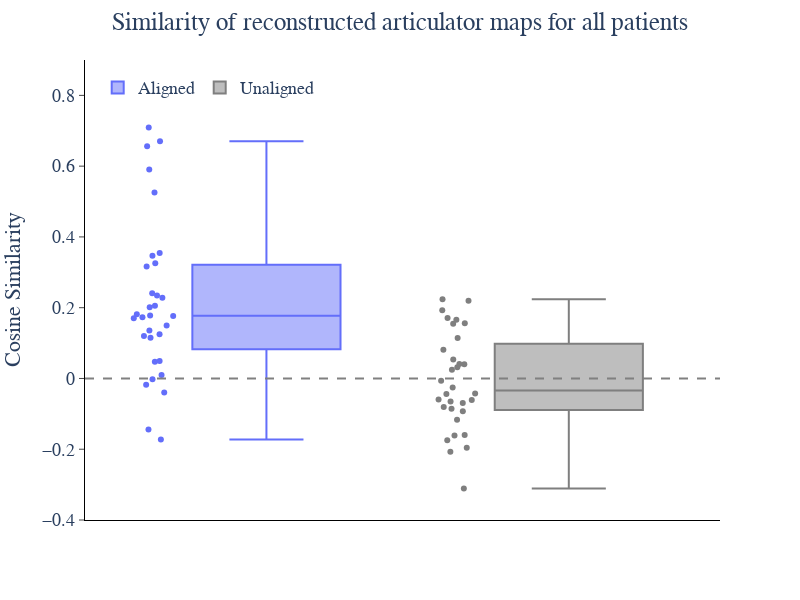

Here is the notebook cell this chart was saved with:
### Code cell
fig = px.box(artic_sim_full_df, color='Type', x='Type', y="Cosine Similarity", points='all', width=800, height=600, color_discrete_sequence=[px.colors.qualitative.Plotly[0], '#7F7F7F'])
# fig = px.histogram(artic_sim_full_df, x='Articulator', y="Cosine Similarity", color='Type', barmode='group', width=800, height=600, color_discrete_sequence=px.colors.qualitative.Plotly)
# fig = px.box(artic_sim_full_df, x='Type', y="Cosine Similarity", width=800, height=600, color_discrete_sequence=px.colors.qualitative.Plotly)

# fig.update_traces(mode='lines')
# fig.add_traces(px.box(recon_acc_df, x='Condition', y="Decoding Accuracy").data)
# fig = px.box(corr_df, x='Condition', y="Correlation", width=800, height=500)
# fig.add_traces(px.line(corr_df, x='Condition', y="Correlation", color='Patient', error_y='Error').data)
# fig.update_traces(mode='markers+lines')
fig.add_hline(y=0, line_dash='dash', line_color='grey')
fig.update_layout(
    plot_bgcolor='white',
    legend=dict(
        orientation='h',
        yanchor='top',
        y=0.98,
        xanchor='left',
        x=0.02,
        title_text=''
    ),
    # showlegend=False,
    title_text='Similarity of reconstructed articulator maps for all patients',
    title_x=0.5,
    font=dict(size=18, family='Arial')
)
fig.update_xaxes(
    title='',
    mirror=False,
    ticks='outside',
    showline=True,
    linecolor='black',
    showgrid=False,
    tickvals=[],
    range=[-0.6, 1.5],
)
fig.update_yaxes(
    title='Cosine Similarity',
    mirror=False,
    ticks='outside',
    showline=True,
    linecolor='black',
    showgrid=False,
    range=[-0.4, 0.9],
)

# fig.write_image(r"C:\Users\zms14\Box\CoganLab\IndividualMeetings\Zac\manuscripts\cross_patient_speech_decoding\figures\fig_3\allPt_artic_recon.svg")
fig.show()

### Figure 1 — Plotly figure (JSON) as saved in the notebook; plotly's stock layout.template omitted (floating-point values rounded to 4 significant figures)
{"data": [{"alignmentgroup": "True", "boxpoints": "all", "hovertemplate": "Type=%{x}<br>Cosine Similarity=%{y}<extra></extra>", "legendgroup": "Aligned", "marker": {"color": "#636EFA"}, "name": "Aligned", "notched": false, "offsetgroup": "Aligned", "orientation": "v", "showlegend": true, "type": "box", "x": ["Aligned", "Aligned", "Aligned", "Aligned", "Aligned", "Aligned", "Aligned", "Aligned", "Aligned", "Aligned", "Aligned", "Aligned", "Aligned", "Aligned", "Aligned", "Aligned", "Aligned", "Aligned", "Aligned", "Aligned", "Aligned", "Aligned", "Aligned", "Aligned", "Aligned", "Aligned", "Aligned", "Aligned", "Aligned", "Aligned", "Aligned", "Aligned"], "x0": " ", "xaxis": "x", "y": [0.6706, 0.04951, 0.5909, 0.1779, 0.3257, -0.03992, 0.2406, 0.1815, 0.3466, 0.2009, 0.3548, 0.04731, 0.1203, 0.1251, -0.1442, 0.1149, 0.7096, -0.1725, 0.6563, 0.3167, 0.0099, -0.002188, 0.1499, 0.2281, 0.5258, 0.1766, 0.1731, 0.2344, -0.01745, 0.1354, 0.2055, 0.1703], "y0": " ", "yaxis": "y"}, {"alignmentgroup": "True", "boxpoints": "all", "hovertemplate": "Type=%{x}<br>Cosine Similarity=%{y}<extra></extra>", "legendgroup": "Unaligned", "marker": {"color": "#7F7F7F"}, "name": "Unaligned", "notched": false, "offsetgroup": "Unaligned", "orientation": "v", "showlegend": true, "type": "box", "x": ["Unaligned", "Unaligned", "Unaligned", "Unaligned", "Unaligned", "Unaligned", "Unaligned", "Unaligned", "Unaligned", "Unaligned", "Unaligned", "Unaligned", "Unaligned", "Unaligned", "Unaligned", "Unaligned", "Unaligned", "Unaligned", "Unaligned", "Unaligned", "Unaligned", "Unaligned", "Unaligned", "Unaligned", "Unaligned", "Unaligned", "Unaligned", "Unaligned", "Unaligned", "Unaligned", "Unaligned", "Unaligned"], "x0": " ", "xaxis": "x", "y": [-0.04271, -0.02541, 0.1146, -0.006616, 0.1544, -0.06943, -0.3112, -0.09295, 0.1661, -0.06104, 0.08113, 0.2239, 0.05336, 0.04008, -0.1168, -0.04382, -0.08587, -0.08063, -0.1613, 0.1561, 0.1928, 0.2194, -0.2073, -0.196, -0.0654, -0.1744, 0.1705, 0.02489, 0.0315, 0.04075, -0.1601, -0.0597], "y0": " ", "yaxis": "y"}], "layout": {"boxmode": "overlay", "font": {"family": "Arial", "size": 18}, "height": 600, "legend": {"orientation": "h", "title": {"text": ""}, "tracegroupgap": 0, "x": 0.02, "xanchor": "left", "y": 0.98, "yanchor": "top"}, "margin": {"t": 60}, "plot_bgcolor": "white", "shapes": [{"line": {"color": "grey", "dash": "dash"}, "type": "line", "x0": 0, "x1": 1, "xref": "x domain", "y0": 0, "y1": 0, "yref": "y"}], "title": {"text": "Similarity of reconstructed articulator maps for all patients", "x": 0.5}, "width": 800, "xaxis": {"anchor": "y", "categoryarray": ["Aligned", "Unaligned"], "categoryorder": "array", "domain": [0, 1], "linecolor": "black", "mirror": false, "range": [-0.6, 1.5], "showgrid": false, "showline": true, "ticks": "outside", "tickvals": [], "title": {"text": ""}}, "yaxis": {"anchor": "x", "domain": [0, 1], "linecolor": "black", "mirror": false, "range": [-0.4, 0.9], "showgrid": false, "showline": true, "ticks": "outside", "title": {"text": "Cosine Similarity"}}}}
